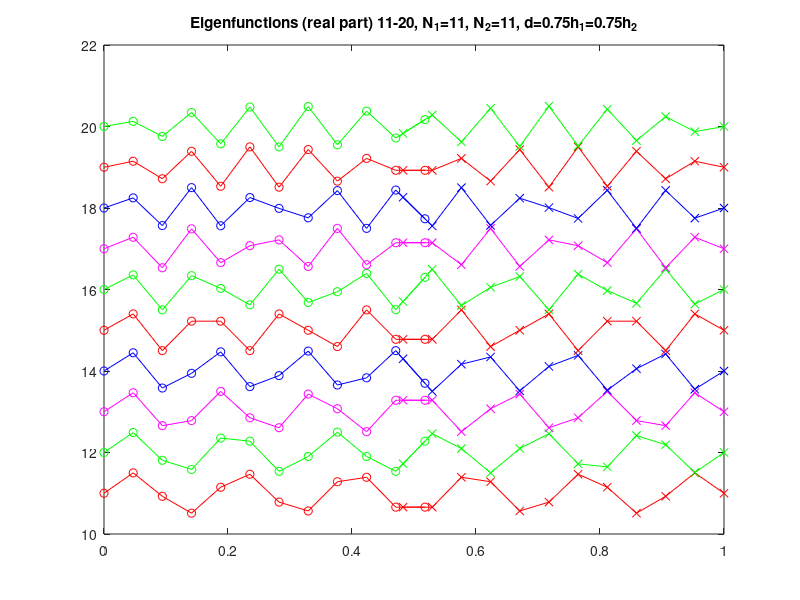

This chart was generated by the following MATLAB code:
%
% Determine the eigenvalues and eigenvectors of the 1d overlapping grid Laplace operator
%       *NEW* version using the generalized eigenvalue solver 
%
%  Usage:
%      cgeig(m,n,delta,iorder,xa,xb,xm,xc,xd)   
% where: 
%    m : number of points on left 
%    n : number of points on right
%    delta : overlap distance is d*hv
%    iorder : order of interpolation (2 or 3)
%    xa,xb,xm
%
% Examples:
%    cgeig(5,5,.5,2);
%    cgeig(5,5,.5,3);
%
%    cgeig(11,11,1.25,2);  ok 
%    cgeig(11,11,1.25,3);  ok
%    cgeig(11,17,2.25,2);  ok
%    cgeig(11,17,3.,3);    2 complex
%    cgeig(11,17,2.25,3);  ok
%    cgeig(13,19,2.35,3);  2 complex
%    cgeig(13,5,1.892,3);  2 complex
%
%   -- specify xc and xd 
%     cgeig(21,6,-1.,3,0.,1.,-1.,.75,.8);   ok 
%     cgeig(21,6,-1.,3,0.,1.,-1.,.715,.82);
%     cgeig(21,8,-1.,3,0.,1.,-1.,.715,.82);  2 complex 
%     cgeig(21,8,-1.,3,0.,1.,-1.,.715,.825); 2 complex
%     cgeig(21,10,-1.,3,0.,1.,-1.,.719,.82); 2 complex alpha=.59, beta=1.41 :  modes 22,23 of 29
%     cgeig(21,10,-1.,3,0.,1.,-1.,.74,.82);  2 complex alpha=1.08, beta=.95 : modes 13,14 of  29
%     cgeig(31,20,-1.,3,0.,1.,-1.,.719,.82); 4 complex, a=1.19, b=1.18,  : modes 21,22, 34,35 of 49
%     cgeig(31,20,-1.,3,0.,1.,-1.,.79,.8);   ok 
%     cgeig(31,20,-1.,3,0.,1.,-1.,.589,.82);  10 complex, large overlap
% 
%     u(1)                  u(m+1)
%      1  2  3 ..        m  m+1
%      +--+--+--+--+--+--+--+                
%                        +--+--+--+--+--+--+--+
%                        1  2  3  4 ...    n  n+1
%                       v(1)                  v(n+1)
%      |                 |  |                 |
%     x=xa               xc xd                xb 
%                          |
%                         xm
%
% Numbering for the matrix with end-points eliminated:
%
%         1  2  3 ..    m-1    
%      X--+--+--+--+--+--+--X                
%                        X--+--+--+--+--+--+--X
%                           m  m+1  ...   m+n-2   
%
%         d = xd - xc 
%         hu=(xd-xa)/m;
%         hv=(xb-xc)/n;
%
%         d = delta*hv   : defines delta 
%         hv = (xb-xc)/n = d/delta
% 
% Current:
%         xc = .5 - .5*d
%         xd = .5 + .5*d
%
%         ( xb - .5 + .5*d )/n  = d/delta
%    =>   d*(1/delta - .5/n) = (xb-.5)/n 
%    =>   d = (xb-.5)/( n/delta -.5 )
%    =>   d = 1/( 2*(n)/delta -1);          % ... if xb=1 
%     
% ==================== cgEigs FUNCTION =====================
function cgeig( m,n,delta,iorder,xa,xb,xm,xc,xd )

  % clear;
  clf;
  set(gca,'FontSize',16);

  savePlots = 0; % =1 : save plots
  plotEigenfunctions = 1;

  % set deaults if not provided
  if nargin < 1, m=11; end;
  if nargin < 2, n=11; end;
  if nargin < 3, delta=.75; end;
  if nargin < 4, iorder=2; end;
  if nargin < 5, xa=0.; end;
  if nargin < 6, xb=1.; end;
  if nargin < 7, xm=.5; end;
  if nargin < 8, xc=1.e6; end;
  if nargin < 9, xd=-1.e6; end;

  %delta=1.; % overlap is delta*h
  %identifier='d1p0';  % d=1.0h
  
  if xd < xc 
    % xc and xd not supplied
    d = 1/( 2*(n)/delta -1);  % here is d
    xd=.5+.5*d;
    xc=.5-.5*d;
  else
    % xc and xd supplied
    d = xd-xc;
    hv=(xb-xc)/n;
    delta = d/hv;
    xm=(xc+xd)*.5; 
  end;
  
  hu=(xd-xa)/m;
  hv=(xb-xc)/n;
  
  identifier='         ';
  sprintf(identifier,'d%4.2f',delta);  % **** CHECK ME ****

  fprintf(' *************  Laplacian Eigenvalues on a 1D Overlapping  Grid ***************\n');
  fprintf(' m=%d, n=%d, iorder=%d, delta=%9.3e, xa=%8.2e xb=%8.2e, [xc,xd]=[%8.2e,%8.2e] xm=%8.2e \n',...
                m,n,iorder,delta,xa,xb,xc,xd,xm)


  for i=1:m+1
    xu(i)=xa+(i-1)*hu;  % grid points
    u(i)=sin(pi*xu(i));   % here is the lowest frequency eigenvector 
  end
  
  for j=1:n+1
   xv(j)=xc+(j-1)*hv;  % grid points
   v(j)=sin(pi*xv(j));
  end
  
  
  % interpolation:  
  %    u(m+1)=alpha*v(p)+(1-alpha)*v(p+1)
  %    v(1) = beta*u(q)+(1-beta)*u(q+1)
  % p=m;   % v(2)
  % alpha=1.;
    
  ia=m+1;       % interp pt on u grid  
  ib=m+2;       % interp pt on v grid 


  if iorder==2 
    pv = (xd-xc)/hv + ib;  % offset from ib 
    p= max( fix(pv), ib);

    alpha=pv-p;
  
    qv = (xc-xa)/hu + 1;   % offset from ia 
    q  = min( fix(qv), ia-iorder+1);
    beta=qv-q;
  else
  
    pv = (xd-xc)/hv + ib; 
    p = max(fix( pv+.5 -1 ),ib);  % left end of interp stencil, usually closest pt minus 1
    alpha=pv-p;
    
    qv = (xc-xa)/hu + 1;
    q  = min(fix(qv+.5-1),ia-iorder+1);  % left end of interp stencil, usually closest pt minus 1
    beta=qv-q;
  end

  fprintf(' Interpolation: u(m  ) = p1(a)*v(p)+p2(a)*v(p+1)+... m=%3d, p=%3d, a=%8.2e\n',m,p,alpha);
  fprintf(' Interpolation: v(m-1) = p1(b)*u(q)+p2(b)*u(q+1)+... m=%3d, q=%3d, b=%8.2e\n',m,q,beta);
  
  plot(xu,u,'r-o',xv,v,'b-x');
  title(sprintf('Grid and exact eigenfunction, \\delta=%4.2f \\alpha=%4.2f \\beta=%4.2f',delta,alpha,beta));
  pause;

  % pause
  
  husq=hu*hu;
  hvsq=hv*hv;
  
  adim=m+1 + n+1;
  a=zeros(adim,adim);
  b=zeros(adim,adim);
  
  i=1;
  a(i,i)=1; % dirichlet BC 
  for i=2:m
    a(i,i-1)= 1./husq;
    a(i,i  )=-2./husq;    b(i,i)=1.; % 
    a(i,i+1)= 1./husq;
  end 

  % interpolation equations: 
  if iorder==2
    cv1 = (1.-alpha);
    cv2 = alpha;
    cu1 = (1.-beta);
    cu2 = beta;
  else
    % interpolation weights
    cv1= .5*(1.-alpha)*(2-alpha); 
    cv2=    (   alpha)*(2-alpha); 
    cv3=-.5*(   alpha)*(1-alpha); 

    cu1= .5*(1.-beta)*(2-beta);   
    cu2=    (   beta)*(2-beta);   
    cu3=-.5*(   beta)*(1-beta);   
  end

  a(ia,ia)=-1.;
  a(ia,p  )=cv1;
  a(ia,p+1)=cv2;
  if iorder==3 , a(ia,p+2)=cv3; end; 

  a(ib,ib)=-1.;
  a(ib,q  )=cu1;
  a(ib,q+1)=cu2;
  if iorder==3 , a(ib,q+2)=cu3; end; 
  
  for i=m+3:m+n+1
    a(i,i-1)=1./hvsq;
    a(i,i) =-2./hvsq; b(i,i)=1.; % 
    a(i,i+1)=1./hvsq;
  end 
  i=m+n+2;
  a(i,i)=1.; % dirichlet BC 
  
  % display(a);
  % display(b);

  %pause;  % *****************************

  %  a
  %  pause
  
  % [v,L] = eig(a);
  
  % Generalized: 
  [v,L] = eig(a,b);


  % ============== Now plot the results =======================
  
  % There are 4 eigenvalue of inf that we ignore

  num = m+n+2 - 4;

  j=1;
  for i=1:adim
    if ~isinf(L(i,i))
      lambda(j)=L(i,i); j=j+1; 
    end;
  end
  
  %display(lambda);

  %pause; % ******************************************


  % sort from smallest to largest in absolute value
  [zz,ia] = sort(-lambda);
  
  uTrue=zeros(m+2,1);
  vTrue=zeros(n+2,1);
  
  eu=zeros(m+1,1);
  ev=zeros(n+1,1);
  
  % ------  Build eigenfunctions for plotting -------------
  maxDiff=0.; 
  epsLambda=1.e-12; 
  numComplex=0; 
  for j=1:num  % loop over eigenfunctions

    ie=ia(j);
    lam = lambda(ie);
  
    fprintf(' j=%3i ie=%3i lambda(ie)=( %9.2e , %9.2e )',j,ie,real(lam),imag(lam));
    if abs(imag(lam)) > 0 
     numComplex=numComplex+1;
    end;
  

   for i=1:m+1
     vu(i,j)=v(i,ie);
   end 
   for i=1:n+1
     vv(i,j)=v(i+m+1,ie);
   end
  
  
   % ==== DOUBLE CHECK RESULTS ====
    
  
   diff=0.;
   for i=2:m  
     diff = diff + abs( (vu(i+1,j)-2.*vu(i,j)+vu(i-1,j))/husq - lam*vu(i,j) );
   end
   for i=2:n
     diff = diff + abs( (vv(i+1,j)-2.*vv(i,j)+vv(i-1,j))/hvsq - lam*vv(i,j) );
   end
   fprintf(', err(A*v-lambda*v)=%8.2e',diff);
   if diff > epsLambda*(1.+abs(lam))
    fprintf(' ****\n');
   else
    fprintf('\n');
   end;
   maxDiff=max(maxDiff,diff);
  
   % arrange the eigenfunctions so they always are initially positive (easier then to compare)
   if vu(2,j) < 0 
     vu(:,j)=vu(:,j)*(-1);
     vv(:,j)=vv(:,j)*(-1);
   end 
  
   % -- shift the eigenfunctions for plotting ---
   vu(:,j)=vu(:,j)*.5+j;
   vv(:,j)=vv(:,j)*.5+j;
  
  end
  
  if numComplex>0 
    fprintf(' **** There were %d complex eigenvalues ***\n',numComplex);
  end;
  if maxDiff > epsLambda*(1.+abs(lam))
    fprintf(' *********** WARNING: There is a large residual in A*v-lambda*v ************\n');
  end;
  % =========== plot eigenvalues =============
  plot( real(lambda),imag(lambda),'bo' );
  title(sprintf('Eigenvalues n=%d m=%d \\delta=%8.2e interp=%d',m,n,delta,iorder));
  xlabel('Real');
  ylabel('Imaginary');
  grid on;
  pause; 
  
  
  
  if plotEigenfunctions == 1 
    k=0;
    for j=1:10:num
     k=k+1;
     plot(xu,real(vu(:,j  )),'r-o',xv,real(vv(:,j  )),'r-x', ...
          xu,real(vu(:,j+1)),'g-o',xv,real(vv(:,j+1)),'g-x', ...
          xu,real(vu(:,j+2)),'m-o',xv,real(vv(:,j+2)),'m-x', ...
          xu,real(vu(:,j+3)),'b-o',xv,real(vv(:,j+3)),'b-x', ...
          xu,real(vu(:,j+4)),'r-o',xv,real(vv(:,j+4)),'r-x');
     hold on;
     plot(xu,real(vu(:,j+5)),'g-o',xv,real(vv(:,j+5)),'g-x', ...
          xu,real(vu(:,j+6)),'m-o',xv,real(vv(:,j+6)),'m-x', ...
          xu,real(vu(:,j+7)),'b-o',xv,real(vv(:,j+7)),'b-x', ...
          xu,real(vu(:,j+8)),'r-o',xv,real(vv(:,j+8)),'r-x', ...
          xu,real(vu(:,j+9)),'g-o',xv,real(vv(:,j+9)),'g-x' );
  
     title(sprintf('Eigenfunctions (real part) %i-%i, N_1=%i, N_2=%i, d=%3.2fh_1=%3.2fh_2',j,j+9,m,n,d/hu,d/hv));
     hold off;
  
      name = sprintf('eigenfunction%i-%i-%s-%i.eps',m,n,identifier,k);
    
     if savePlots == 1 
       fprintf('Save %s\n',name);
       print('-depsc2',name);
     end;
  
     pause
    end
  
  end
  
  
  
  % print -deps2 eigenfunction.eps
  % print -depsc2 eigenfunction.eps
  
  
  
% ==================== END FUNCTION =====================
end
